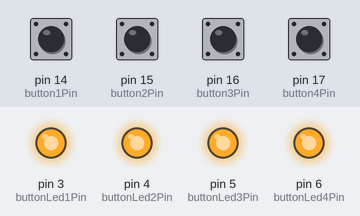
Bench run of a sketch on a simulated Arduino Uno, built with avr-gcc and run on an emulated ATmega328P. Parts: output pins drawn as LEDs (lit = HIGH). The test bench sets the inputs (shaded band); at power-on: pin 14 (button1Pin), pin 15 (button2Pin), pin 16 (button3Pin), pin 17 (button4Pin) HIGH.

Above: at 0.1 s.
Timing chart, 0 to 1.6 s (numbered marks = the images above):
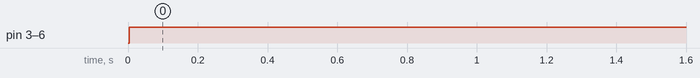

The sketch:

DodeQuaLEDButtons.ino
```cpp
#include "SmoothDigital.h"

const int buttonLed1Pin = 3;
const int buttonLed2Pin = 4;
const int buttonLed3Pin = 5;
const int buttonLed4Pin = 6;
const int button1Pin = 14;
const int button2Pin = 15;
const int button3Pin = 16;
const int button4Pin = 17;

SmoothDigital button1;
SmoothDigital button2;
SmoothDigital button3;
SmoothDigital button4;

int button1State;
int button2State;
int button3State;
int button4State;

void setup() {
  // put your setup code here, to run once:
  Serial.begin(115200);

  pinMode(button1Pin, INPUT_PULLUP);
  pinMode(button2Pin, INPUT_PULLUP);
  pinMode(button3Pin, INPUT_PULLUP);
  pinMode(button4Pin, INPUT_PULLUP);
  pinMode(buttonLed1Pin, OUTPUT);
  pinMode(buttonLed2Pin, OUTPUT);
  pinMode(buttonLed3Pin, OUTPUT);
  pinMode(buttonLed4Pin, OUTPUT);

  button1 = SmoothDigital(button1Pin, 2);
  button2 = SmoothDigital(button2Pin, 2);
  button3 = SmoothDigital(button3Pin, 2);
  button4 = SmoothDigital(button4Pin, 2);
}

void loop() {
  // put your main code here, to run repeatedly:
  button1State = button1.read();
  if(button1State != -1) { //button has changed
    if(button1State != 1) digitalWrite(buttonLed1Pin, HIGH);
    else digitalWrite(buttonLed1Pin, HIGH);
  }
  button2State = button2.read();
  if(button2State != -1) { //button has changed
    if(button2State != 1) digitalWrite(buttonLed2Pin, HIGH);
    else digitalWrite(buttonLed2Pin, HIGH);
  }
  button3State = button3.read();
  if(button3State != -1) { //button has changed
    if(button3State != 1) digitalWrite(buttonLed3Pin, HIGH);
    else digitalWrite(buttonLed3Pin, HIGH);
  }
  button4State = button4.read();
  if(button4State != -1) { //button has changed
    if(button4State != 1) digitalWrite(buttonLed4Pin, HIGH);
    else digitalWrite(buttonLed4Pin, HIGH);
  }
}
```

SmoothDigital.cpp
```cpp
#include "SmoothDigital.h"

SmoothDigital::SmoothDigital(){}
SmoothDigital::SmoothDigital(int inputPin, unsigned long debounceDelay){
  this->inputPin = inputPin;
  this->debounceDelay = debounceDelay;
}
int SmoothDigital::read(){
  int reading = digitalRead(inputPin);
  if (reading != lastButtonState) {
    // reset the debouncing timer
    lastDebounceTime = millis();
  }

  if ((millis() - lastDebounceTime) > debounceDelay) {
    // whatever the reading is at, it's been there for longer than the debounce
    // delay, so take it as the actual current state:

    // if the button state has changed:
    if (reading != buttonState) {
      buttonState = reading;
      lastButtonState = reading;
      return buttonState;
    }
  }

  lastButtonState = reading;
  return -1;
}
```

SmoothDigital.h
```cpp
#ifndef SmoothDigital_h
#define SmoothDigital_h

#include "Arduino.h"

class SmoothDigital {
  public:
    SmoothDigital();
    SmoothDigital(int inputPin, unsigned long debounceDelay);
    int read();
  private:
    int inputPin;
    unsigned long lastDebounceTime = 0;
    unsigned long debounceDelay;

    int buttonState;
    int lastButtonState = LOW;

};
#endif
```

Measured:
- by itself, pin 3 (buttonLed1Pin), pin 4 (buttonLed2Pin), pin 5 (buttonLed3Pin), pin 6 (buttonLed4Pin): LOW → HIGH at 0.00 s
